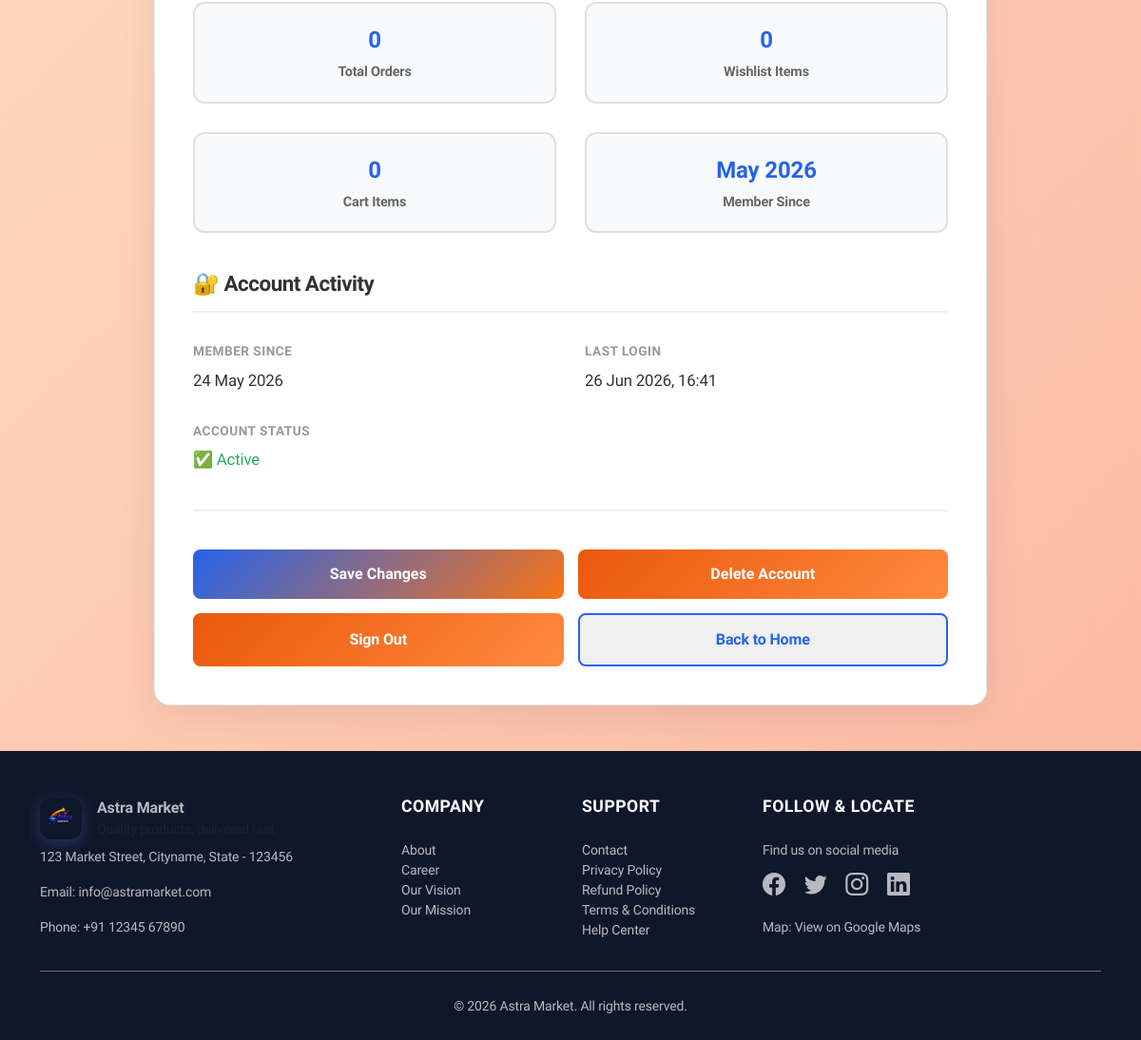
Before: /profile/ (signed in, lower part) with the older database file.
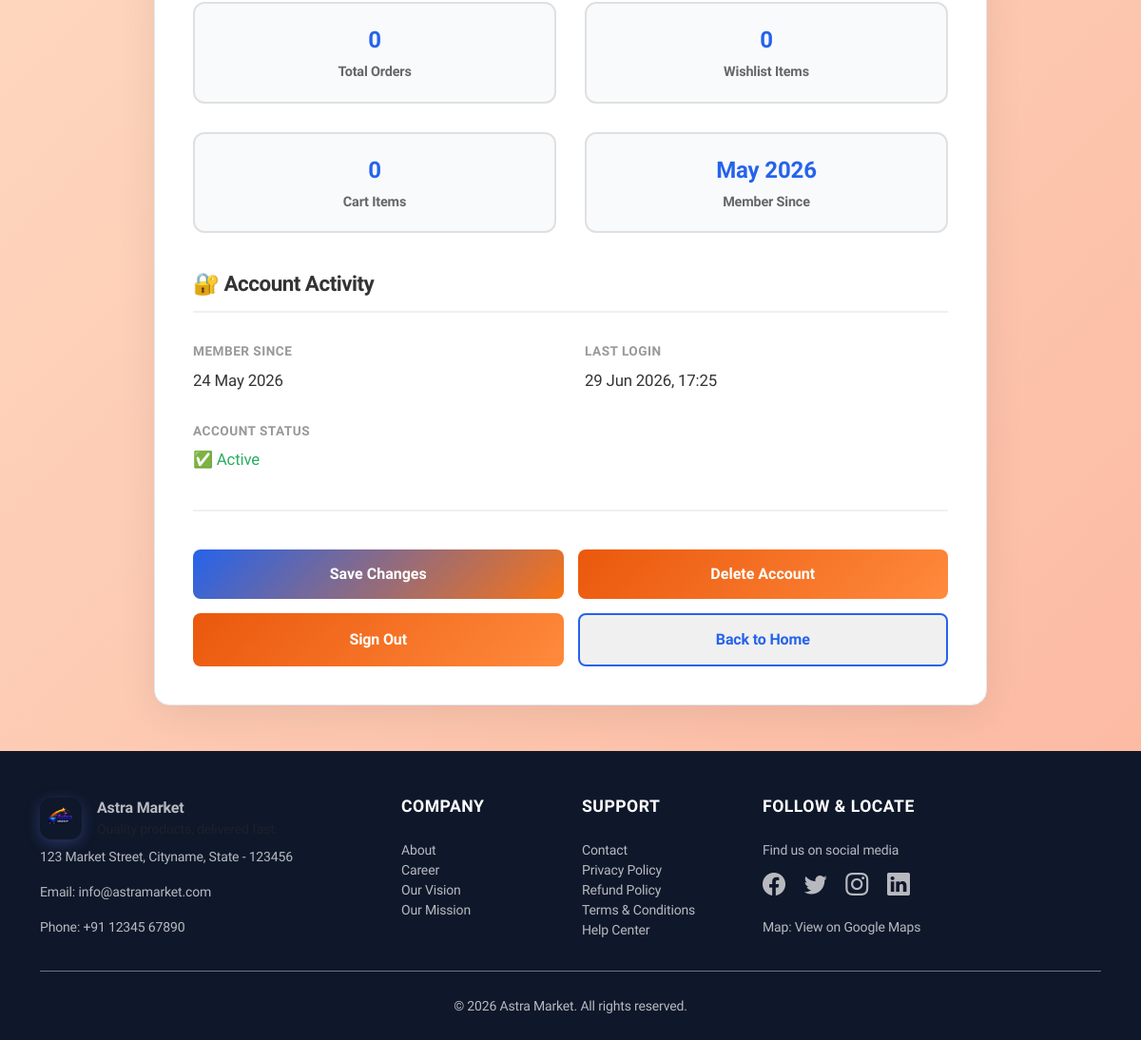
After: the same page with the newer database file.
### Astra_Market/models.py (models this page shows, shortened)
class CustomUser(AbstractBaseUser, PermissionsMixin):
    GENDER_CHOICES = [
        ('male', 'Male'),
        ('female', 'Female'),
        ('other', 'Other'),
    ]
    phone_validator = RegexValidator(
        regex=r'^\+?\d{7,15}$',
        message='Enter a valid phone number using 7 to 15 digits.',
    )
    full_name = models.CharField(max_length=150)
    email = models.EmailField(unique=True)
    mobile = models.CharField(max_length=15, unique=True, validators=[phone_validator])
    alternate_mobile = models.CharField(
        max_length=15,
        blank=True,
        null=True,
        validators=[phone_validator],
    )
    dob = models.DateField(blank=True, null=True)
    address = models.TextField(blank=True, null=True)
    profile_image = models.ImageField(upload_to='profile_images/', blank=True, null=True)
    gender = models.CharField(max_length=10, choices=GENDER_CHOICES, blank=True)
    is_staff = models.BooleanField(default=False)
    is_active = models.BooleanField(default=True)
    date_joined = models.DateTimeField(auto_now_add=True)
    objects = CustomUserManager()
    USERNAME_FIELD = 'email'
    REQUIRED_FIELDS = ['full_name', 'mobile']
    class Meta:
        verbose_name = 'User'
        verbose_name_plural = 'Users'

### Astra_Market/views.py (the view, shortened to what this page needs)
# urls.py: path('profile/', views.profile, name='profile'),
@login_required(login_url='login')
def profile(request):
    user = request.user
    return render(request, 'profile.html', {'user': user})

### Astra_Market/templates/profile.html (shortened to what this page needs)
{% extends 'base.html' %}
{% block content %}
<div class="container profile-container">
    <div class="profile-card">
        <form method="POST" enctype="multipart/form-data">
            <div class="profile-content">
            <div class="info-section">
                <div class="info-grid">
                    <div class="stat-box">
                        <div class="stat-value">{{ user.orders.count }}</div>
                        <div class="stat-label">Total Orders</div>
                    </div>
                    <div class="stat-box">
                        <div class="stat-value">{{ user.wishlist_items.count }}</div>
                        <div class="stat-label">Wishlist Items</div>
                    </div>
                    <div class="stat-box">
                        <div class="stat-value">{{ user.cart_items.count }}</div>
                        <div class="stat-label">Cart Items</div>
                    </div>
                    <div class="stat-box">
                        <div class="stat-value">{{ user.date_joined|date:"M Y" }}</div>
                        <div class="stat-label">Member Since</div>
                    </div>
                </div>
            </div>
            <div class="info-section">
                <h2 class="section-title">🔐 Account Activity</h2>
                <div class="info-grid">
                    <div class="info-item">
                        <span class="info-label">Member Since</span>
                        <span class="info-value">{{ user.date_joined|date:"d M Y" }}</span>
                    </div>
                    <div class="info-item">
                        <span class="info-label">Last Login</span>
                        <span class="info-value">
                            {% if user.last_login %}
                                {{ user.last_login|date:"d M Y, H:i" }}
                            {% else %}
                                Never logged in
                            {% endif %}
                        </span>
                    </div>
                    <div class="info-item">
                        <span class="info-label">Account Status</span>
                        <span class="info-value">
                            {% if user.is_active %}
                                <span style="color: #27ae60;">✅ Active</span>
                            {% else %}
                                <span style="color: #e74c3c;">❌ Inactive</span>
                            {% endif %}
                        </span>
                    </div>
                </div>
            </div>
            <div class="action-buttons">
                <button type="submit" class="btn-action btn-save">Save Changes</button>
                <form method="post" action="{% url 'delete_account' %}" style="display:inline;">
                    <button type="submit" class="btn-action btn-logout" onclick="return confirm('Are you sure you want to delete your account? This action cannot be undone.');">Delete Account</button>
                </form>
                <a href="{% url 'logout' %}" class="btn-action btn-logout">Sign Out</a>
                <a href="/" class="btn-action btn-home">Back to Home</a>
            </div>
        </form>
        </div>
    </div>
{% endblock %}

Changed rows visible on the page:
changed CustomUser: last_login "26 Jun 2026, 16:41" → "29 Jun 2026, 17:25"
